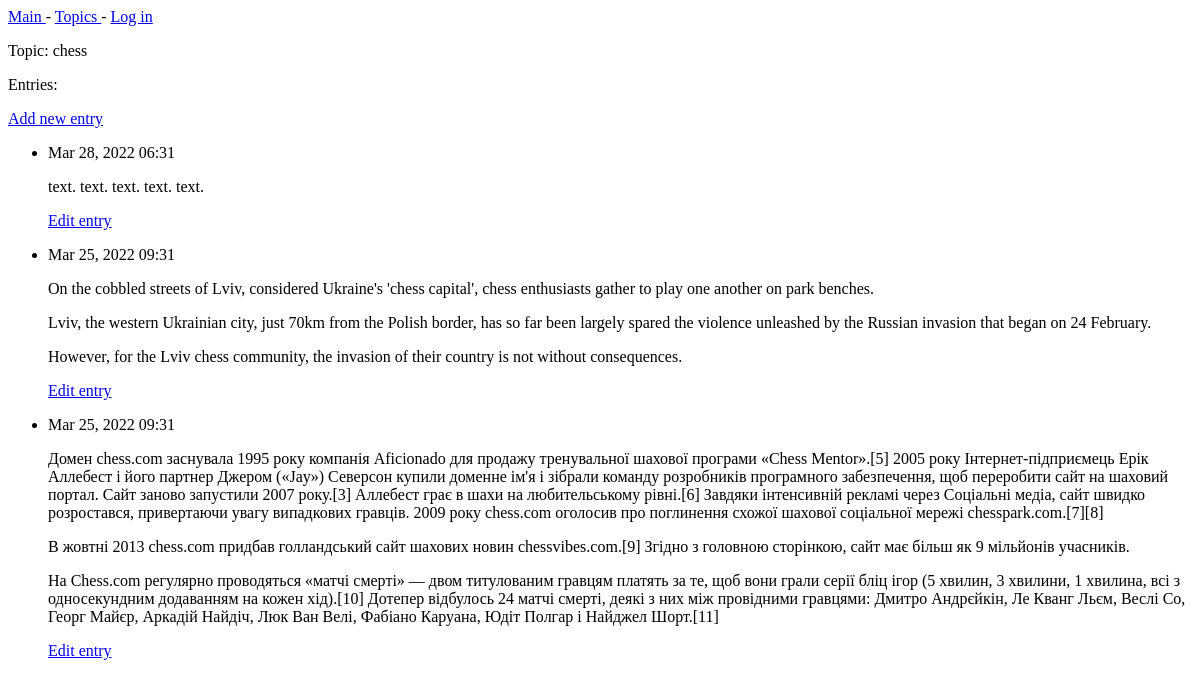
The page /topics/3/ on the database as committed earlier.
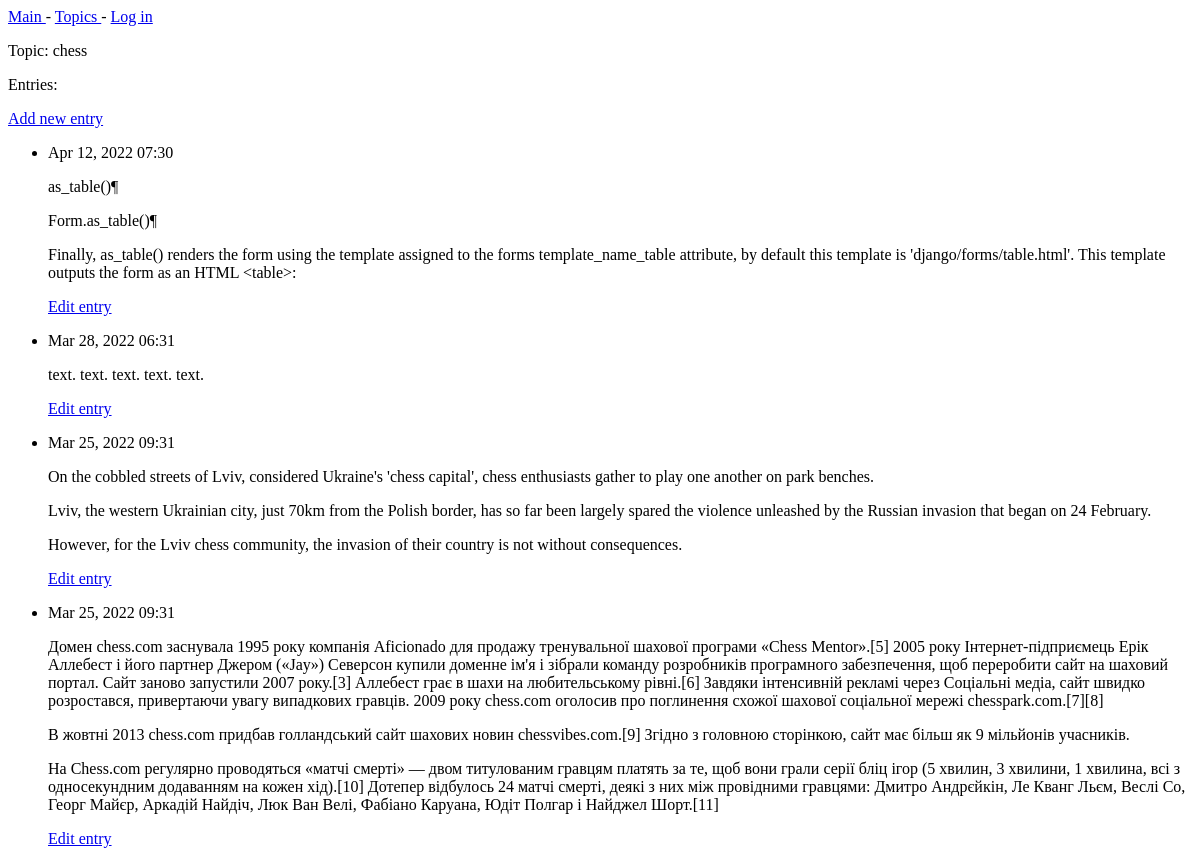
The same page on the database as committed later.
### daybook/models.py (models this page shows, shortened)
class Topic(models.Model):
    text = models.CharField(max_length=200)
    date_added = models.DateTimeField(auto_now_add= True)
    def __str__(self):
        return self.text

class Entry(models.Model):
    topic = models.ForeignKey(Topic, on_delete=models.CASCADE)
    text = models.TextField()
    date_added = models.DateTimeField(auto_now_add=True)
    class Meta:
        verbose_name_plural = 'entries'

### daybook/views.py (the view)
# urls.py: path('topics/<int:topic_id>/', views.topic, name='topic'),
def topic(request, topic_id):
    topic = Topic.objects.get(id=topic_id)
    entries = topic.entry_set.order_by('-date_added')
    context = {'topic': topic, 'entries': entries}
    return render(request, 'daybook/topic.html', context)

### templates/daybook/topic.html
    {% extends "daybook/base.html" %}
    {% block content%}
    <p>Topic: {{ topic}}</p>
    <p>Entries: </p>
    <p>
        <a href="{% url 'daybook:new_entry' topic.id %}"> Add new entry </a>
    </p>
    <ul>
    {% for entry in entries %}
        <li>
          <p>{{ entry.date_added|date:'M d, Y H:t' }}</p>
          <p>{{ entry.text|linebreaks }}</p>
          <p>
              <a href="{% url 'daybook:edit_entry' entry.id %}"> Edit entry </a>
          </p>
        </li>
      {% empty %}
        <li> There are no entries for this topic yet</li>
    {% endfor %}
    </ul>
    {% endblock content %}

### templates/daybook/base.html
<p>
  <a href="{% url 'daybook:index' %}"> Main </a> -
  <a href="{% url 'daybook:topics' %}"> Topics </a> -
  {% if user.is_authenticated %}
    Hello, {{user.username}}
  {% else %}
    <a href="{% url 'users:login' %}">Log in</a>
  {% endif %}
</p>
{% block content %}{% endblock content %}

Rows that differ between the two databases and show on the page:
added Entry: date_added "Apr 12, 2022 07:30", text "as_table()¶ Form.as_table()¶ Finally, as_table() renders the form using the template assigned to the forms template_name_table attribute, by default this template is 'django/forms/table.html'. This template outputs the form as an HTML <table>:"
